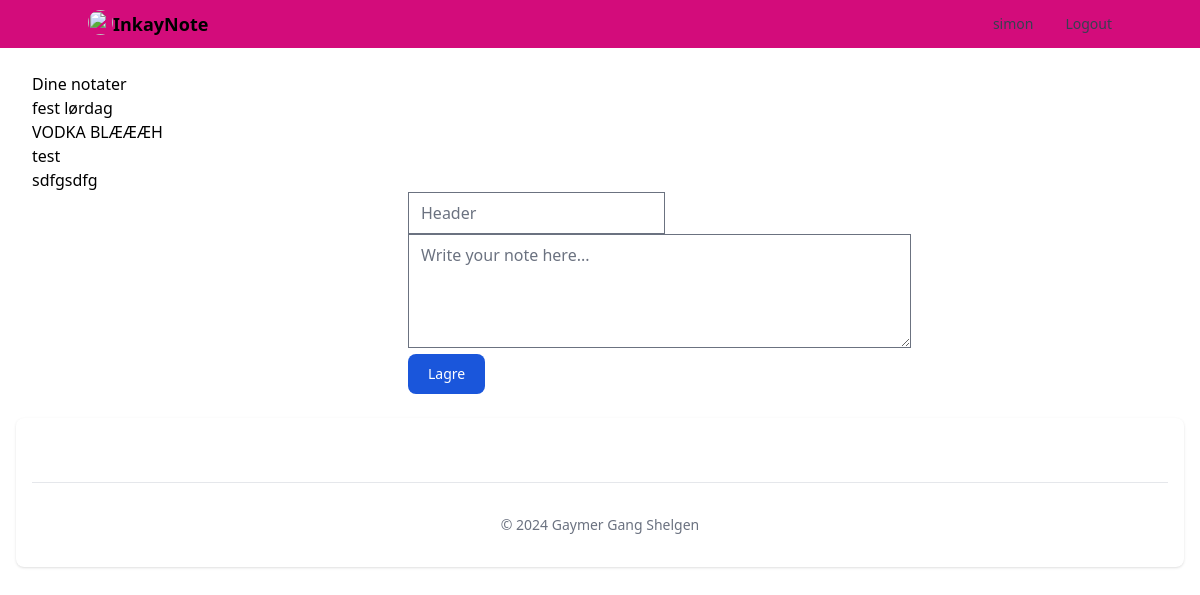
Page / (signed in) on the earlier database version.
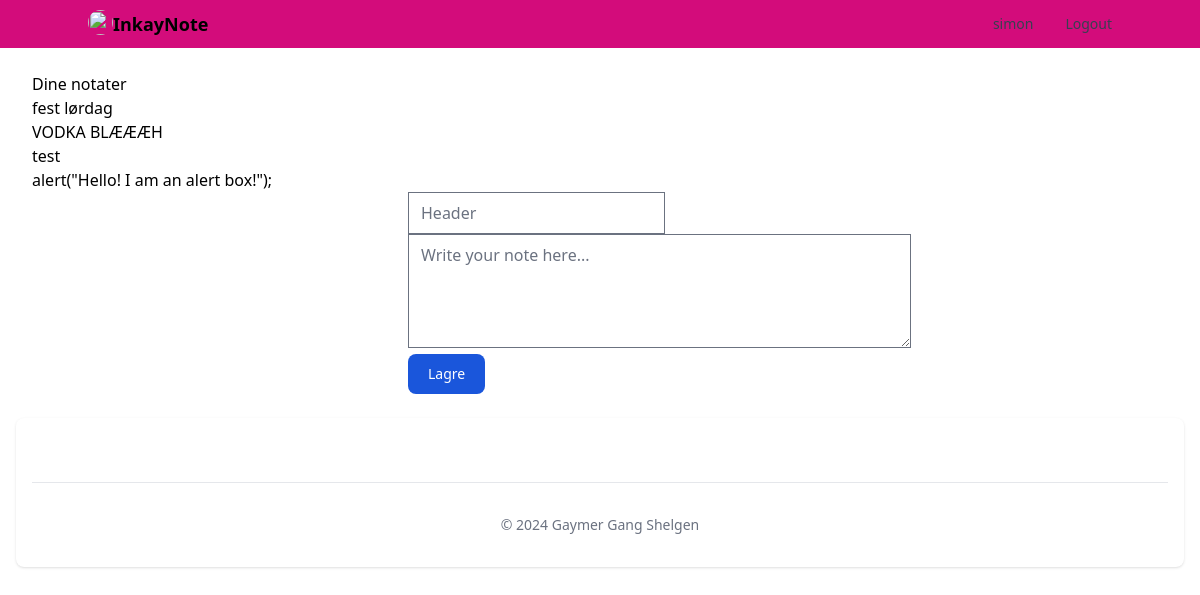
Same page on the later database version.
### tables this page shows
CREATE TABLE users (
                id INTEGER PRIMARY KEY AUTOINCREMENT,
                username TEXT UNIQUE NOT NULL,
                password TEXT NOT NULL
        );

CREATE TABLE notater (
                id INTEGER PRIMARY KEY AUTOINCREMENT,
                header TEXT,
                notat TEXT
        );

### app.py (the view, shortened to what this page needs)
@app.route("/", methods=["GET", "POST"])
@login_required
def index():
    print(f"Current user: {current_user}")
    headers = get_all_headers()
    return render_template("index.html", headers=headers)

### app.py (called while the page is built)
@login_manager.user_loader
def load_user(user_id):
    print(f"Loading user with ID: {user_id}")
    conn = create_connection()
    c = conn.cursor()
    c.execute("SELECT * FROM users WHERE id = ?", (user_id,))
    user = c.fetchone()
    conn.close()
    if user:
        print(f"User found: {user}")
        return User(user[0], user[1])
    print("No user found")
    return None

### db/my_db.py (called while the page is built)
def create_connection():
    db_path = os.path.abspath(os.path.join(os.path.dirname(__file__), '../instance/notater.db'))
    if not os.path.exists(os.path.dirname(db_path)):
        os.makedirs(os.path.dirname(db_path))
    conn = sqlite3.connect(db_path)
    return conn

def get_all_headers():
    conn = create_connection()
    c = conn.cursor()
    c.execute("SELECT id, header FROM notater")
    headers = c.fetchall()
    conn.close()
    return headers

### templates/index.html (shortened to what this page needs)
{% extends "layout.html" %}
{% block body %}
    <h2>Dine notater</h2>
    <ul>
        {% for header in headers %}
            <li><a href="{{ url_for('edit', id=header[0]) }}" class="hover:bg-blue-700">{{ header[1] }}</a></li>
        {% endfor %}
    </ul>
    <div class="max-w-sm mx-auto">
        <form action="/" method="post">
            <input autocomplete="off" autofocus name="header" placeholder="Header" type="text">
            <textarea name="notat" placeholder="Write your note here..." rows="4" cols="50"></textarea>
            <button type="submit" class="text-white bg-blue-700 hover:bg-blue-800 focus:ring-4 focus:ring-blue-300 font-medium rounded-lg text-sm px-5 py-2.5 me-2 mb-2 dark:bg-blue-600 dark:hover:bg-blue-700 focus:outline-none dark:focus:ring-blue-800">Lagre</button>
        </form>
    </div>
{% endblock %}

### templates/layout.html (shortened to what this page needs)
<!DOCTYPE html>
<html lang="en">
    <head>
        <link rel="stylesheet" href="{{url_for('static',filename='dist/css/output.css')}}">
    </head>
    <body>
        <nav class="bg-dracula border-blue-600 px-2 sm:px-4 py-2.5">
            <div class="container flex flex-wrap justify-between items-center mx-auto">
            <a href="#" class="flex">
                <img
                src="https://www.pokemon.com/static-assets/content-assets/cms2/img/pokedex/full/686.png"
                class="rounded-full"
                style="height: 25px; width: 25px"
                alt=""
                loading="lazy" />
                <span class="self-center text-lg font-semibold whitespace-nowrap dark:text-white">InkayNote</span>
            </a>
            <div class="hidden w-full md:block md:w-auto" id="mobile-menu">
                <ul class="flex flex-col mt-4 md:flex-row md:space-x-8 md:mt-0 md:text-sm md:font-medium">
                {% if current_user.is_authenticated %}
                <li>
                    <a class="block py-2 pr-4 pl-3 text-gray-700 border-b border-gray-100 md:border-0 md: md:p-0 dark:text-gray-400 dark:border-gray-700" aria-current="page">{{ current_user.username }}</a>
                </li>
                <li>
                    <a href="{{ url_for('logout') }}" class="block py-2 pr-4 pl-3 text-gray-700 border-b border-gray-100 hover:bg-gray-50 md:hover:bg-transparent md:border-0 md:hover:text-blue-700 md:p-0 dark:text-gray-400 md:dark:hover:text-white dark:hover:bg-gray-700 dark:hover:text-white md:dark:hover:bg-transparent dark:border-gray-700">Logout</a>
                </li>
                {% endif %}
                </ul>
            </div>
            </div>
        </nav>
        <div class="mx-8 mt-6">
            {% block body %} {% endblock %}
        </div>
        <footer class="bg-white rounded-lg shadow dark:bg-gray-900 m-4">
            <div class="w-full max-w-screen-xl mx-auto p-4 md:py-8">
                <hr class="my-6 border-gray-200 sm:mx-auto dark:border-gray-700 lg:my-8" />
                <span class="block text-sm text-gray-500 sm:text-center dark:text-gray-400">© 2024 <a href="https://github.com/NorwegianKiwi-glitch" class="hover:underline">Gaymer Gang Shelgen</a></span>
            </div>
        </footer>
    </body>
</html>

Differences in the rows shown:
removed notater: header "sdfgsdfg"
added notater: header "alert(\"Hello! I am an alert box!\");"
